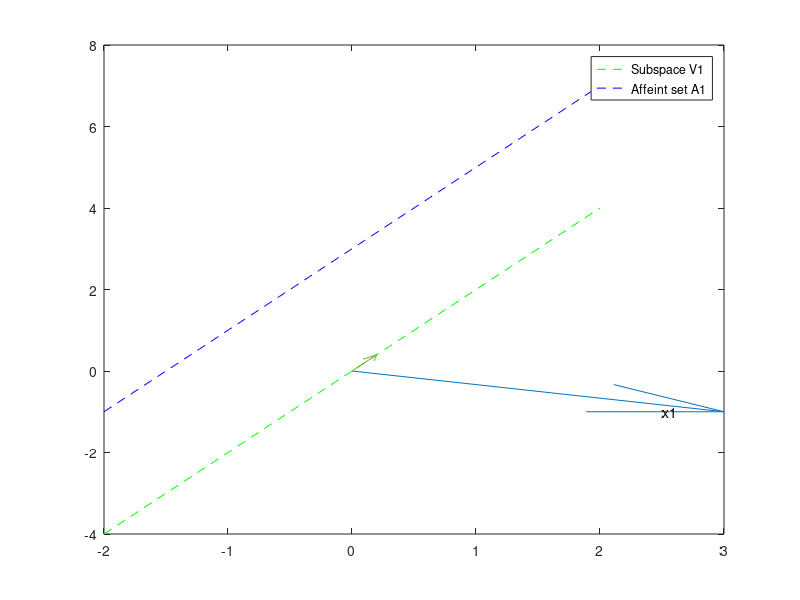

Write the MATLAB code that produced this figure. (Note: this script raises an error after producing the figure.)
close all; clc;

x=linspace(-2,2);
y=linspace(-1,1);
origin=[0;0];
x1=[3;-1];
b1=[-1;1];
v1=[1;2];

%(c)%%%%%%%%%%%%%%%%%%%%%%%%%%%%%
figure(1)
%Draw arrow vector x1
drawArrow = @(j,k) quiver(j(1),j(1),k(1),k(2),0);
drawArrow(origin,x1); 
text(2.5,-1,'x1');
hold on
%Draw the subspace V1
y=v1(2)/v1(1)*x;
l1=plot(x,y,'g--');
hold on
%Draw the affine set A1
A1=v1(2)/v1(1)*(x+1)+1;
l2=plot(x,A1,'b--');

legend([l1,l2],'Subspace V1','Affeint set A1');
hold on

%Draw projection on V1
proj_11=1/5.*v1;
q=drawArrow(origin,proj_11);
q.LineWidth=1;
q.DisplayName='projection';
text(0.2,0.2,'Proj_v_1(x1)');
%Draw projection on A1
proj_A11=b1;
q=drawArrow(origin,proj_A11);
q.LineWidth=1;
q.DisplayName='projection';
text(-1,1,'Proj_A_1(x1)');

xlim([-2 3])
ylim([-2 2])
axis equal
hold on


%(d)%%%%%%%%%%%%%%%%%%%%%%%%%%%%%
a1=[0;1;2;0;0];
a2=[1;3;0;1;0];
a3=[0;1;5;0;1];

q1=a1/norm(a1);
q2_t=a2-dot(q1,a2)*q1;
q2=q2_t/norm(q2_t);
q3_t=a3-dot(q1,a3)*q1-dot(q2,a3)*q2;
q3=q3_t/norm(q3_t);

x3=[3;0;-1;2;2];
b3=[-1;0;1;-2;1];
Q=[q1 q2 q3];
syms t1 t2 t3 t1_a t2_a t3_a;
E_V=[t1;t2;t3];
E_A=[t1;t2;t3];
for i=1:3
    E_V(i)= dot(x3,Q(:,i)) == t1*dot(Q(:,i),Q(:,1))+t2*dot(Q(:,i),Q(:,2))+t3*dot(Q(:,i),Q(:,3));
end
for i=1:3
    E_A(i)= dot(x3,Q(:,i)) == t1_a*dot(Q(:,i),Q(:,1))+t2_a*dot(Q(:,i),Q(:,2))+t3_a*dot(Q(:,i),Q(:,3))+dot(Q(:,i),b3);
end
[G_V,H_V]= equationsToMatrix(E_V, [t1,t2,t3]);
A_V= linsolve(G_V,H_V);

[G_A,H_A]= equationsToMatrix(E_A, [t1_a,t2_a,t3_a]);
A_A= linsolve(G_A,H_A);